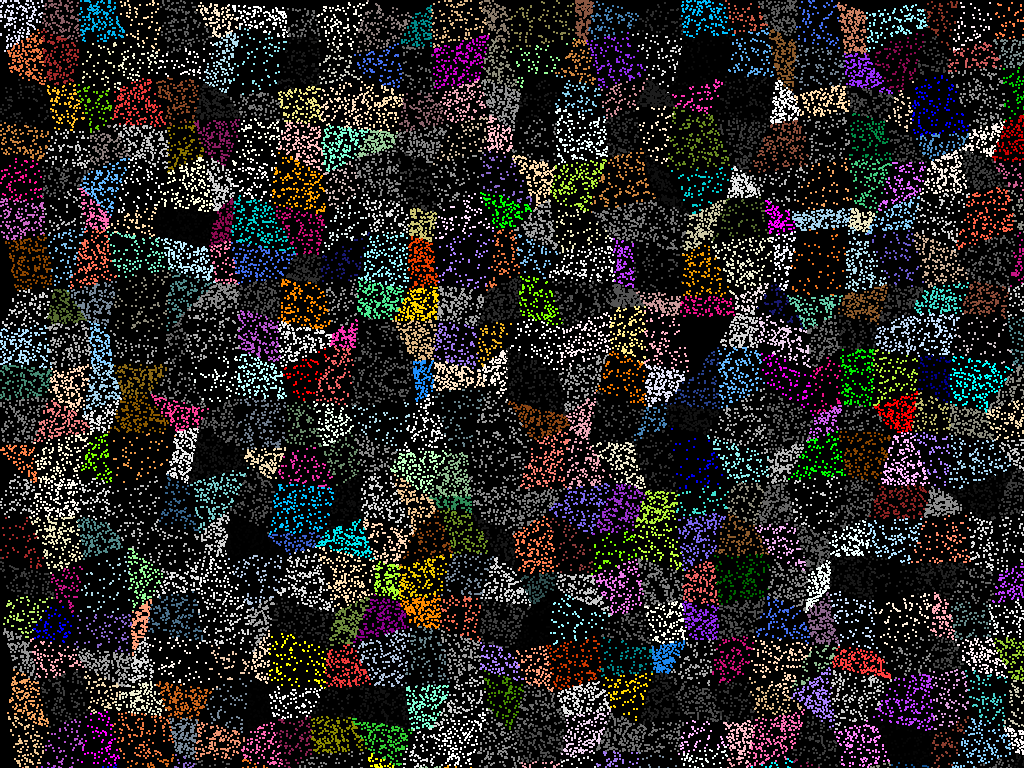

Write the Python code that produced this figure.
import pygame
import random
import noise
import copy
import matplotlib.path as paths

squares = []
for x in xrange(0, 1024, 40):
    for y in xrange(0, 768, 40):
        squares.append((
            (x, y), (x+40, y), (x+40, y+40), (x, y+40)
        ))


better_squares = []


def screw_with(position):
    offset_x = random.randint(-15, 15)
    offset_y = random.randint(-15, 15)

    return position[0] + offset_x, position[1] + offset_y

screwed_with = {}

for index in range(len(squares)):
    new_pos = []
    for pos in squares[index]:
        poss_new = screw_with(pos)
        if pos in screwed_with:
            poss_new = screwed_with[pos]
        else:
            screwed_with[pos] = poss_new
        new_pos.append(poss_new)
    color = random.choice(pygame.color.THECOLORS.keys())
    while color == "black":
        color = random.choice(pygame.color.THECOLORS.keys())
    better_squares.append((pygame.Color(color), new_pos))

pygame.init()


def fuzz_inside(quantity, poly, color):
    path = paths.Path(poly)
    bbox = path.get_extents()
    x0, x1 = bbox.xmin, bbox.xmax
    y0, y1 = bbox.ymin, bbox.ymax

    success = 0
    while success < quantity:
        x = random.randint(x0, x1)
        y = random.randint(y0, y1)
        if path.contains_point((x, y)):
            success += 1
            surf.fill(color, (x, y, 2, 2))

surf = pygame.Surface([1024, 768])
for better_tri in better_squares:
    color, tri = better_tri
    fuzz_inside(random.randint(50, 200), tri, color)

pygame.image.save(surf, "texture.png")
